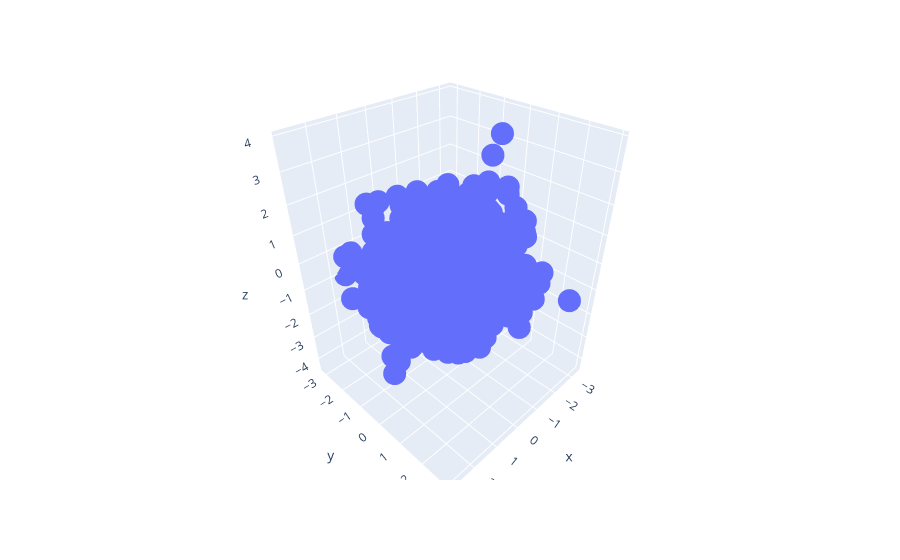

Here is the notebook cell this chart was saved with:
### Code cell
z = np.random.normal(size=1000)
px.scatter_3d(x=x,y=y,z=z)

### Figure 1 — Plotly figure (JSON) as saved in the notebook; plotly's stock layout.template omitted (floating-point values rounded to 4 significant figures; data arrays with more than 128 entries replaced by an {"elided": "..."} marker saying what was removed)
{"data": [{"hovertemplate": "x=%{x}<br>y=%{y}<br>z=%{z}<extra></extra>", "legendgroup": "", "marker": {"color": "#636efa", "symbol": "circle"}, "mode": "markers", "name": "", "scene": "scene", "showlegend": false, "type": "scatter3d", "x": {"elided": "1000 float values"}, "y": {"elided": "1000 float values"}, "z": {"elided": "1000 float values"}}], "layout": {"legend": {"tracegroupgap": 0}, "margin": {"t": 60}, "scene": {"domain": {"x": [0, 1], "y": [0, 1]}, "xaxis": {"title": {"text": "x"}}, "yaxis": {"title": {"text": "y"}}, "zaxis": {"title": {"text": "z"}}}}}
